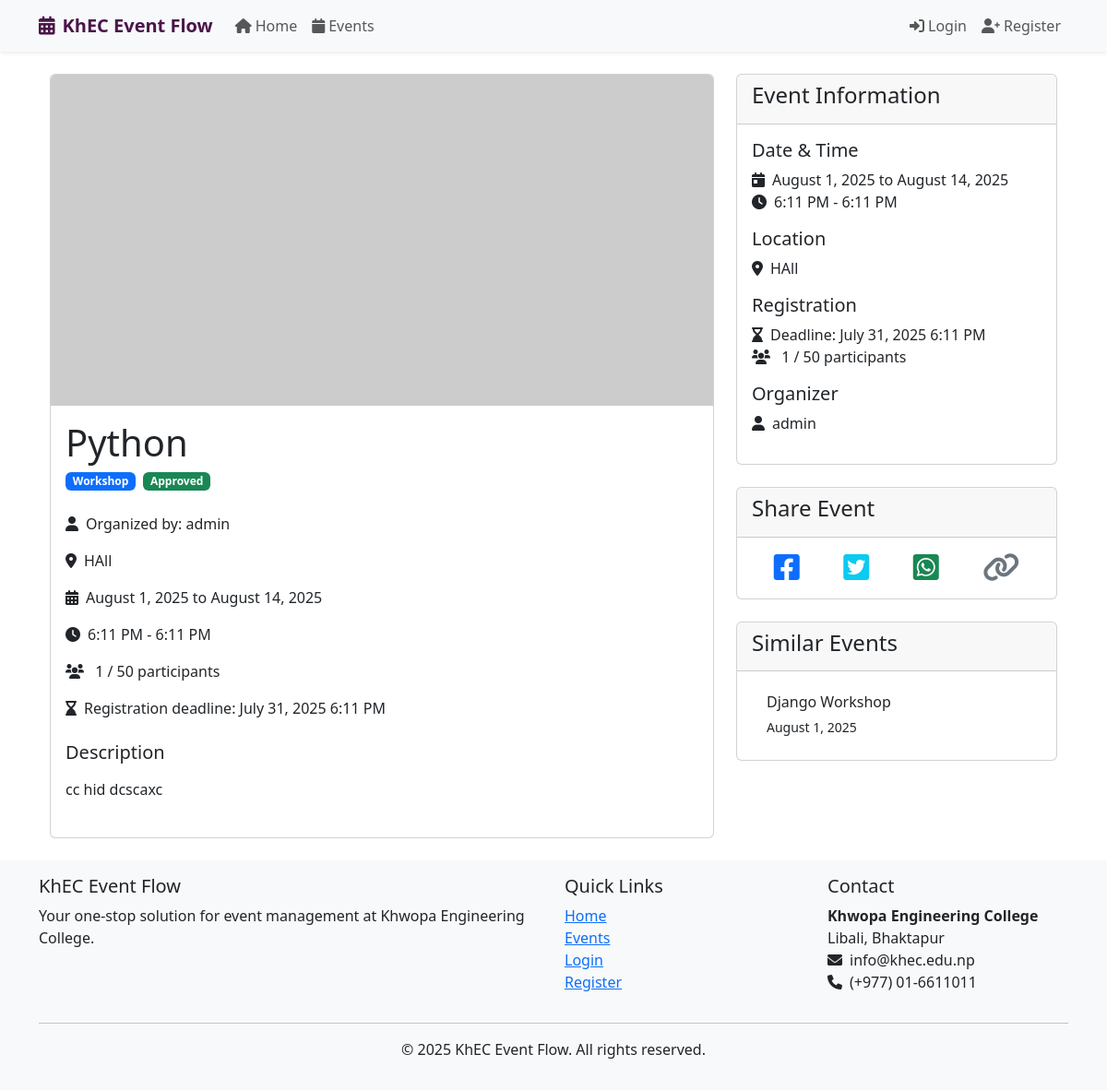
The app's page /events/event/python/ with its own data.
### ems_app/models.py (models this page shows, shortened)
class Event(models.Model):
    STATUS_CHOICES = (
        ('draft', 'Draft'),
        ('pending', 'Pending Approval'),
        ('approved', 'Approved'),
        ('rejected', 'Rejected'),
        ('cancelled', 'Cancelled'),
        ('completed', 'Completed'),
    )
    PRIORITY_CHOICES = (
        ('low', 'Low'),
        ('medium', 'Medium'),
        ('high', 'High'),
        ('urgent', 'Urgent'),
    )
    title = models.CharField(max_length=200)
    slug = models.SlugField(unique=True, blank=True, null=True)
    description = models.TextField()
    short_description = models.CharField(max_length=300, blank=True)
    category = models.ForeignKey(EventCategory, on_delete=models.CASCADE, related_name='events')
    organizer = models.ForeignKey(CustomUser, on_delete=models.CASCADE, related_name='organized_events')
    location = models.CharField(max_length=200)
    venue_details = models.TextField(blank=True, help_text='Additional venue information')
    latitude = models.DecimalField(max_digits=9, decimal_places=6, blank=True, null=True)
    longitude = models.DecimalField(max_digits=9, decimal_places=6, blank=True, null=True)
    start_date = models.DateTimeField()
    end_date = models.DateTimeField()
    registration_deadline = models.DateTimeField()
    max_participants = models.PositiveIntegerField(default=0, help_text="0 means unlimited")
    min_participants = models.PositiveIntegerField(default=1)
    registration_fee = models.DecimalField(max_digits=10, decimal_places=2, default=0.00)
    is_free = models.BooleanField(default=True)
    requirements = models.TextField(blank=True, help_text='What participants need to bring/know')
    agenda = models.TextField(blank=True, help_text='Event schedule/agenda')
    contact_email = models.EmailField(blank=True)
    contact_phone = models.CharField(max_length=15, blank=True)
    featured_image = models.ImageField(upload_to='event_images/', blank=True, null=True)
    banner_image = models.ImageField(upload_to='event_banners/', blank=True, null=True)
    status = models.CharField(max_length=10, choices=STATUS_CHOICES, default='draft')
    priority = models.CharField(max_length=10, choices=PRIORITY_CHOICES, default='medium')
    is_featured = models.BooleanField(default=False)
    is_recurring = models.BooleanField(default=False)
    view_count = models.PositiveIntegerField(default=0)
    share_count = models.PositiveIntegerField(default=0)
    created_at = models.DateTimeField(auto_now_add=True)
    updated_at = models.DateTimeField(auto_now=True)
    approved_at = models.DateTimeField(blank=True, null=True)
    meta_description = models.CharField(max_length=160, blank=True)
    meta_keywords = models.CharField(max_length=255, blank=True)
    def is_registration_open(self):
        now = timezone.now()
        return (
            self.status == 'approved' and
            self.registration_deadline > now and
            self.start_date > now
        )
    def get_registered_count(self):
        return self.registrations.filter(status='confirmed').count()
    def has_spots_left(self):
        if self.max_participants == 0:  # Unlimited
            return True
        return self.get_registered_count() < self.max_participants
    class Meta:
        ordering = ['-created_at']
        indexes = [
            models.Index(fields=['status', 'start_date']),
            models.Index(fields=['category', 'start_date']),
            models.Index(fields=['organizer', '-created_at']),
        ]

class EventCategory(models.Model):
    name = models.CharField(max_length=100, unique=True)
    description = models.TextField(blank=True, null=True)
    color = models.CharField(max_length=7, default='#007bff', help_text='Hex color code')
    icon = models.CharField(max_length=50, default='fas fa-calendar', help_text='FontAwesome icon class')
    is_active = models.BooleanField(default=True)
    created_at = models.DateTimeField(default=timezone.now)
    class Meta:
        verbose_name_plural = "Event Categories"
        ordering = ['name']

### users/models.py (models this page shows, shortened)
class CustomUser(AbstractUser):
    USER_TYPE_CHOICES = (
        ('general', 'General User'),
        ('organizer', 'Organizer'),
        ('admin', 'Admin'),
    )
    user_type = models.CharField(max_length=10, choices=USER_TYPE_CHOICES, default='general')
    bio = models.TextField(blank=True, null=True)
    profile_picture = models.ImageField(upload_to='profile_pics', blank=True, null=True)
    phone_number = models.CharField(max_length=15, blank=True, null=True)
    groups = models.ManyToManyField(
        Group,
        verbose_name='groups',
        blank=True,
        help_text='The groups this user belongs to.',
        related_name="customuser_groups",  # Unique related_name
        related_query_name="customuser",
    )
    user_permissions = models.ManyToManyField(
        Permission,
        verbose_name='user permissions',
        blank=True,
        help_text='Specific permissions for this user.',
        related_name="customuser_permissions",  # Unique related_name
        related_query_name="customuser",
    )

### ems_app/views.py (the view, shortened to what this page needs)
# urls.py: path('event/<slug:slug>/', views.EventDetailView.as_view(), name='event-detail'),
class EventDetailView(DetailView):
    model = Event
    template_name = 'events/event_detail.html'
    slug_field = 'slug'
    slug_url_kwarg = 'slug'
    def get_object(self, queryset=None):
        obj = super().get_object(queryset)
        Event.objects.filter(pk=obj.pk).update(view_count=F('view_count') + 1)
        try:
            analytics = EventAnalytics.objects.get(event=obj)
            EventAnalytics.objects.filter(pk=analytics.pk).update(total_views=F('total_views') + 1)
        except EventAnalytics.DoesNotExist:
            EventAnalytics.objects.create(event=obj, total_views=1)
        return obj
    def get_context_data(self, **kwargs):
        context = super().get_context_data(**kwargs)
        event = self.get_object()
        user = self.request.user
        now = timezone.now()
        is_registered = False
        registration = None
        can_register = False
        is_waitlisted = False
        context.update({
            'is_registered': is_registered,
            'registration': registration,
            'can_register': can_register,
            'is_waitlisted': is_waitlisted,
            'now': now,
        })
        context['comments'] = event.comments.filter(
            is_approved=True,
            parent=None
        ).select_related('user').prefetch_related('replies')[:10]
        context['feedback_list'] = event.feedback.filter(
            is_approved=True
        ).select_related('user').order_by('-created_at')[:10]
        context['similar_events'] = Event.objects.filter(
            category=event.category,
            status='approved',
            start_date__gte=now
        ).exclude(id=event.id)[:4]
        context['event_images'] = event.images.all().order_by('-is_featured', '-uploaded_at')[:6]
        if user.is_authenticated and (user == event.organizer or user.is_admin_user()):
            analytics, created = EventAnalytics.objects.get_or_create(event=event)
            if not created:
                analytics.update_analytics()
            context['analytics'] = analytics
        context['feedback_form'] = EventFeedbackForm()
        context['comment_form'] = EventCommentForm()
        return context

### templates/events/event_detail.html (shortened to what this page needs)
{% extends 'base.html' %}
{% load crispy_forms_tags %}
{% block content %}
<div class="container">
    <div class="row">
        <div class="col-lg-8">
            <div class="card mb-4">
                {% if event.featured_image %}
                    <img src="{{ event.featured_image.url }}" class="card-img-top" alt="{{ event.title }}" style="max-height: 400px; object-fit: cover;">
                {% else %}
                    <img src="https://via.placeholder.com/800x400?text=Event" class="card-img-top" alt="{{ event.title }}">
                {% endif %}
                <div class="card-body">
                    <h1 class="card-title">{{ event.title }}</h1>
                    <div class="d-flex flex-wrap mb-3">
                        <span class="badge bg-primary me-2 mb-2">{{ event.category.name }}</span>
                        <span class="badge {% if event.status == 'approved' %}bg-success{% elif event.status == 'pending' %}bg-warning{% elif event.status == 'rejected' %}bg-danger{% else %}bg-secondary{% endif %} me-2 mb-2">
                            {{ event.get_status_display }}
                        </span>
                    </div>
                    <div class="mb-4">
                        <p class="card-text">
                            <i class="fas fa-user me-2"></i>Organized by: {{ event.organizer.get_full_name|default:event.organizer.username }}
                        </p>
                        <p class="card-text">
                            <i class="fas fa-map-marker-alt me-2"></i>{{ event.location }}
                        </p>
                        <p class="card-text">
                            <i class="fas fa-calendar-alt me-2"></i>{{ event.start_date|date:"F j, Y" }}
                            {% if event.start_date|date:"Y-m-d" != event.end_date|date:"Y-m-d" %}
                                to {{ event.end_date|date:"F j, Y" }}
                            {% endif %}
                        </p>
                        <p class="card-text">
                            <i class="fas fa-clock me-2"></i>{{ event.start_date|date:"g:i A" }} - {{ event.end_date|date:"g:i A" }}
                        </p>
                        <p class="card-text">
                            <i class="fas fa-users me-2"></i>
                            {% if event.max_participants > 0 %}
                                {{ event.get_registered_count }} / {{ event.max_participants }} participants
                            {% else %}
                                {{ event.get_registered_count }} participants (unlimited capacity)
                            {% endif %}
                        </p>
                        <p class="card-text">
                            <i class="fas fa-hourglass-end me-2"></i>Registration deadline: {{ event.registration_deadline|date:"F j, Y g:i A" }}
                        </p>
                    </div>
                    <div class="card-text mb-4">
                        <h5>Description</h5>
                        <p>{{ event.description|linebreaks }}</p>
                    </div>
                </div>
            </div>
        </div>
        <div class="col-lg-4">
            <div class="card mb-4">
                <div class="card-header">
                    <h4>Event Information</h4>
                </div>
                <div class="card-body">
                    <div class="mb-3">
                        <h5>Date & Time</h5>
                        <p>
                            <i class="fas fa-calendar-day me-2"></i>{{ event.start_date|date:"F j, Y" }}
                            {% if event.start_date|date:"Y-m-d" != event.end_date|date:"Y-m-d" %}
                                to {{ event.end_date|date:"F j, Y" }}
                            {% endif %}
                            <br>
                            <i class="fas fa-clock me-2"></i>{{ event.start_date|date:"g:i A" }} - {{ event.end_date|date:"g:i A" }}
                        </p>
                    </div>
                    <div class="mb-3">
                        <h5>Location</h5>
                        <p><i class="fas fa-map-marker-alt me-2"></i>{{ event.location }}</p>
                    </div>
                    <div class="mb-3">
                        <h5>Registration</h5>
                        <p>
                            <i class="fas fa-hourglass-end me-2"></i>Deadline: {{ event.registration_deadline|date:"F j, Y g:i A" }}
                            <br>
                            <i class="fas fa-users me-2"></i>
                            {% if event.max_participants > 0 %}
                                {{ event.get_registered_count }} / {{ event.max_participants }} participants
                            {% else %}
                                {{ event.get_registered_count }} participants (unlimited capacity)
                            {% endif %}
                        </p>
                    </div>
                    <div>
                        <h5>Organizer</h5>
                        <p><i class="fas fa-user me-2"></i>{{ event.organizer.get_full_name|default:event.organizer.username }}</p>
                    </div>
                </div>
            </div>
            <div class="card mb-4">
                <div class="card-header">
                    <h4>Share Event</h4>
                </div>
                <div class="card-body">
                    <div class="d-flex justify-content-around">
                        <a href="#" class="text-primary" onclick="window.open('https://www.facebook.com/sharer/sharer.php?u=' + encodeURIComponent(window.location.href), 'facebook-share-dialog', 'width=626,height=436'); return false;">
                            <i class="fab fa-facebook-square fa-2x"></i>
                        </a>
                        <a href="#" class="text-info" onclick="window.open('https://twitter.com/intent/tweet?text={{ event.title }}&url=' + encodeURIComponent(window.location.href), 'twitter-share-dialog', 'width=626,height=436'); return false;">
                            <i class="fab fa-twitter-square fa-2x"></i>
                        </a>
                        <a href="#" class="text-success" onclick="window.open('https://api.whatsapp.com/send?text={{ event.title }} - ' + encodeURIComponent(window.location.href), 'whatsapp-share-dialog', 'width=626,height=436'); return false;">
                            <i class="fab fa-whatsapp-square fa-2x"></i>
                        </a>
                        <a href="#" class="text-secondary" onclick="navigator.clipboard.writeText(window.location.href); alert('Link copied to clipboard!'); return false;">
                            <i class="fas fa-link fa-2x"></i>
                        </a>
                    </div>
                </div>
            </div>
            <div class="card">
                <div class="card-header">
                    <h4>Similar Events</h4>
                </div>
                <div class="card-body">
                    <div class="list-group list-group-flush">
                        {% for similar_event in similar_events %}
                            <a href="{% url 'event-detail' similar_event.slug %}" class="list-group-item list-group-item-action">
                                <div class="d-flex w-100 justify-content-between">
                                    <h6 class="mb-1">{{ similar_event.title }}</h6>
                                </div>
                                <small>{{ similar_event.start_date|date:"F j, Y" }}</small>
                            </a>
                        {% empty %}
                            <p class="text-muted">No similar events found.</p>
                        {% endfor %}
                    </div>
                </div>
            </div>
        </div>
    </div>
</div>
{% endblock %}

### records on screen
Event: title "Python", category.name "Workshop", status "Approved", organizer.get_full_name "admin", location "HAll", start_date "August 1, 2025", end_date "August 14, 2025", start_date "6:11 PM", end_date "6:11 PM", get_registered_count "1", max_participants "50", registration_deadline "July 31, 2025 6:11 PM", description "cc hid dcscaxc"
Event: title "Django Workshop", start_date "August 1, 2025"
